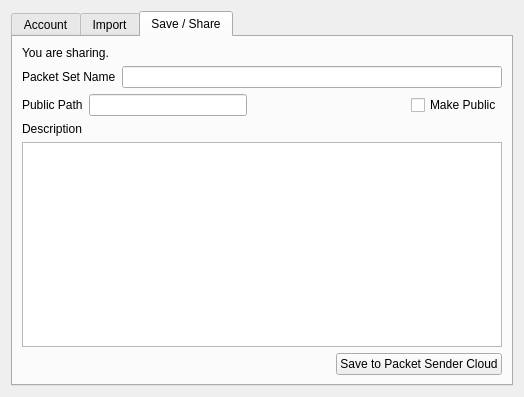
<?xml version="1.0" encoding="UTF-8"?>
<ui version="4.0">
 <class>CloudUI</class>
 <widget class="QDialog" name="CloudUI">
  <property name="geometry">
   <rect>
    <x>0</x>
    <y>0</y>
    <width>524</width>
    <height>397</height>
   </rect>
  </property>
  <property name="windowTitle">
   <string>Dialog</string>
  </property>
  <layout class="QVBoxLayout" name="verticalLayout_2">
   <item>
    <widget class="QTabWidget" name="cloudTabWidget">
     <property name="currentIndex">
      <number>2</number>
     </property>
     <widget class="QWidget" name="accountTab">
      <attribute name="icon">
       <iconset resource="packetsender.qrc">
        <normaloff>:/icons/ic_person_black_24dp_2x.png</normaloff>:/icons/ic_person_black_24dp_2x.png</iconset>
      </attribute>
      <attribute name="title">
       <string>Account</string>
      </attribute>
      <layout class="QVBoxLayout" name="verticalLayout">
       <item>
        <layout class="QHBoxLayout" name="horizontalLayout_3">
         <item>
          <spacer name="horizontalSpacer">
           <property name="orientation">
            <enum>Qt::Horizontal</enum>
           </property>
           <property name="sizeHint" stdset="0">
            <size>
             <width>40</width>
             <height>20</height>
            </size>
           </property>
          </spacer>
         </item>
         <item>
          <widget class="QLabel" name="label">
           <property name="text">
            <string>Packet Sender Cloud</string>
           </property>
          </widget>
         </item>
         <item>
          <spacer name="horizontalSpacer_2">
           <property name="orientation">
            <enum>Qt::Horizontal</enum>
           </property>
           <property name="sizeHint" stdset="0">
            <size>
             <width>40</width>
             <height>20</height>
            </size>
           </property>
          </spacer>
         </item>
        </layout>
       </item>
       <item>
        <layout class="QHBoxLayout" name="horizontalLayout">
         <item>
          <widget class="QLabel" name="label_2">
           <property name="text">
            <string>Username</string>
           </property>
          </widget>
         </item>
         <item>
          <widget class="QLineEdit" name="usernameEdit">
           <property name="maxLength">
            <number>30</number>
           </property>
          </widget>
         </item>
        </layout>
       </item>
       <item>
        <layout class="QHBoxLayout" name="horizontalLayout_2">
         <item>
          <widget class="QLabel" name="label_3">
           <property name="text">
            <string>Password</string>
           </property>
          </widget>
         </item>
         <item>
          <widget class="QLineEdit" name="passwordEdit">
           <property name="maxLength">
            <number>50</number>
           </property>
           <property name="echoMode">
            <enum>QLineEdit::Password</enum>
           </property>
          </widget>
         </item>
        </layout>
       </item>
       <item>
        <layout class="QHBoxLayout" name="horizontalLayout_7">
         <item>
          <widget class="QLabel" name="passwordConfirmLabel">
           <property name="text">
            <string>Confirm Password</string>
           </property>
          </widget>
         </item>
         <item>
          <widget class="QLineEdit" name="passwordConfirmEdit">
           <property name="maxLength">
            <number>50</number>
           </property>
           <property name="echoMode">
            <enum>QLineEdit::Password</enum>
           </property>
          </widget>
         </item>
        </layout>
       </item>
       <item>
        <widget class="QCheckBox" name="rememberLoginCheck">
         <property name="text">
          <string>Remember Login</string>
         </property>
        </widget>
       </item>
       <item>
        <layout class="QHBoxLayout" name="horizontalLayout_8">
         <item>
          <widget class="QPushButton" name="loginButton">
           <property name="text">
            <string>Login</string>
           </property>
           <property name="default">
            <bool>false</bool>
           </property>
          </widget>
         </item>
         <item>
          <widget class="QPushButton" name="createAccountButton">
           <property name="text">
            <string>Create a new account.</string>
           </property>
          </widget>
         </item>
         <item>
          <spacer name="horizontalSpacer_4">
           <property name="orientation">
            <enum>Qt::Horizontal</enum>
           </property>
           <property name="sizeHint" stdset="0">
            <size>
             <width>40</width>
             <height>20</height>
            </size>
           </property>
          </spacer>
         </item>
        </layout>
       </item>
       <item>
        <spacer name="verticalSpacer">
         <property name="orientation">
          <enum>Qt::Vertical</enum>
         </property>
         <property name="sizeHint" stdset="0">
          <size>
           <width>20</width>
           <height>40</height>
          </size>
         </property>
        </spacer>
       </item>
       <item>
        <layout class="QHBoxLayout" name="horizontalLayout_9">
         <item>
          <widget class="QPushButton" name="privacyButton">
           <property name="text">
            <string>Privacy</string>
           </property>
          </widget>
         </item>
         <item>
          <widget class="QPushButton" name="termsButton">
           <property name="text">
            <string>Terms</string>
           </property>
          </widget>
         </item>
         <item>
          <spacer name="horizontalSpacer_5">
           <property name="orientation">
            <enum>Qt::Horizontal</enum>
           </property>
           <property name="sizeHint" stdset="0">
            <size>
             <width>40</width>
             <height>20</height>
            </size>
           </property>
          </spacer>
         </item>
         <item>
          <widget class="QPushButton" name="cloudLinkButton">
           <property name="text">
            <string>cloud.packetsender.com</string>
           </property>
          </widget>
         </item>
        </layout>
       </item>
      </layout>
     </widget>
     <widget class="QWidget" name="importTab">
      <attribute name="icon">
       <iconset resource="packetsender.qrc">
        <normaloff>:/icons/ic_cloud_download_black_24dp_2x.png</normaloff>:/icons/ic_cloud_download_black_24dp_2x.png</iconset>
      </attribute>
      <attribute name="title">
       <string>Import</string>
      </attribute>
      <layout class="QVBoxLayout" name="verticalLayout_4">
       <item>
        <layout class="QHBoxLayout" name="horizontalLayout_5">
         <item>
          <widget class="QLineEdit" name="importURLEdit"/>
         </item>
         <item>
          <widget class="QPushButton" name="importURLButton">
           <property name="text">
            <string>Import From URL</string>
           </property>
          </widget>
         </item>
        </layout>
       </item>
       <item>
        <widget class="QLabel" name="label_5">
         <property name="text">
          <string>Description</string>
         </property>
        </widget>
       </item>
       <item>
        <widget class="QTableWidget" name="packetSetTable">
         <property name="editTriggers">
          <set>QAbstractItemView::NoEditTriggers</set>
         </property>
         <property name="selectionMode">
          <enum>QAbstractItemView::SingleSelection</enum>
         </property>
         <property name="selectionBehavior">
          <enum>QAbstractItemView::SelectRows</enum>
         </property>
        </widget>
       </item>
       <item>
        <widget class="QPushButton" name="viewPublicButton">
         <property name="text">
          <string>View URL</string>
         </property>
        </widget>
       </item>
       <item>
        <layout class="QHBoxLayout" name="horizontalLayout_10">
         <item>
          <widget class="QPushButton" name="deletePacketButton">
           <property name="maximumSize">
            <size>
             <width>150</width>
             <height>16777215</height>
            </size>
           </property>
           <property name="text">
            <string>Delete Packet Set</string>
           </property>
          </widget>
         </item>
         <item>
          <widget class="QPushButton" name="importPacketsButton">
           <property name="text">
            <string>Import Packet Set</string>
           </property>
           <property name="default">
            <bool>false</bool>
           </property>
          </widget>
         </item>
        </layout>
       </item>
      </layout>
     </widget>
     <widget class="QWidget" name="exportTab">
      <attribute name="icon">
       <iconset resource="packetsender.qrc">
        <normaloff>:/icons/ic_cloud_upload_black_24dp_2x.png</normaloff>:/icons/ic_cloud_upload_black_24dp_2x.png</iconset>
      </attribute>
      <attribute name="title">
       <string>Save / Share</string>
      </attribute>
      <layout class="QVBoxLayout" name="verticalLayout_3">
       <item>
        <widget class="QLabel" name="shareBlurbLabel">
         <property name="text">
          <string>You are sharing.</string>
         </property>
        </widget>
       </item>
       <item>
        <layout class="QHBoxLayout" name="horizontalLayout_6">
         <item>
          <widget class="QLabel" name="label_6">
           <property name="text">
            <string>Packet Set Name</string>
           </property>
          </widget>
         </item>
         <item>
          <widget class="QLineEdit" name="packetSetNameEdit"/>
         </item>
        </layout>
       </item>
       <item>
        <layout class="QHBoxLayout" name="horizontalLayout_11">
         <item>
          <widget class="QLabel" name="label_7">
           <property name="text">
            <string>Public Path</string>
           </property>
          </widget>
         </item>
         <item>
          <widget class="QLineEdit" name="publicPathEdit"/>
         </item>
         <item>
          <spacer name="horizontalSpacer_6">
           <property name="orientation">
            <enum>Qt::Horizontal</enum>
           </property>
           <property name="sizeHint" stdset="0">
            <size>
             <width>40</width>
             <height>20</height>
            </size>
           </property>
          </spacer>
         </item>
         <item>
          <widget class="QCheckBox" name="makePublicCheck">
           <property name="text">
            <string>Make Public</string>
           </property>
           <property name="icon">
            <iconset resource="packetsender.qrc">
             <normaloff>:/icons/ic_share_black_24dp_2x.png</normaloff>:/icons/ic_share_black_24dp_2x.png</iconset>
           </property>
          </widget>
         </item>
        </layout>
       </item>
       <item>
        <widget class="QLabel" name="label_4">
         <property name="text">
          <string>Description</string>
         </property>
        </widget>
       </item>
       <item>
        <widget class="QTextEdit" name="descriptionExportEdit">
         <property name="enabled">
          <bool>true</bool>
         </property>
        </widget>
       </item>
       <item>
        <layout class="QHBoxLayout" name="horizontalLayout_4">
         <item>
          <spacer name="horizontalSpacer_3">
           <property name="orientation">
            <enum>Qt::Horizontal</enum>
           </property>
           <property name="sizeHint" stdset="0">
            <size>
             <width>40</width>
             <height>20</height>
            </size>
           </property>
          </spacer>
         </item>
         <item>
          <widget class="QPushButton" name="saveToCloudButton">
           <property name="text">
            <string>Save to Packet Sender Cloud</string>
           </property>
           <property name="icon">
            <iconset resource="packetsender.qrc">
             <normaloff>:/icons/ic_cloud_upload_black_24dp_2x.png</normaloff>:/icons/ic_cloud_upload_black_24dp_2x.png</iconset>
           </property>
          </widget>
         </item>
        </layout>
       </item>
      </layout>
     </widget>
    </widget>
   </item>
  </layout>
 </widget>
 <tabstops>
  <tabstop>cloudTabWidget</tabstop>
  <tabstop>usernameEdit</tabstop>
  <tabstop>passwordEdit</tabstop>
  <tabstop>passwordConfirmEdit</tabstop>
  <tabstop>rememberLoginCheck</tabstop>
  <tabstop>loginButton</tabstop>
  <tabstop>createAccountButton</tabstop>
  <tabstop>privacyButton</tabstop>
  <tabstop>termsButton</tabstop>
  <tabstop>cloudLinkButton</tabstop>
  <tabstop>importURLEdit</tabstop>
  <tabstop>importURLButton</tabstop>
  <tabstop>packetSetTable</tabstop>
  <tabstop>viewPublicButton</tabstop>
  <tabstop>deletePacketButton</tabstop>
  <tabstop>importPacketsButton</tabstop>
  <tabstop>packetSetNameEdit</tabstop>
  <tabstop>publicPathEdit</tabstop>
  <tabstop>makePublicCheck</tabstop>
  <tabstop>descriptionExportEdit</tabstop>
  <tabstop>saveToCloudButton</tabstop>
 </tabstops>
 <resources>
  <include location="packetsender.qrc"/>
 </resources>
 <connections/>
</ui>
